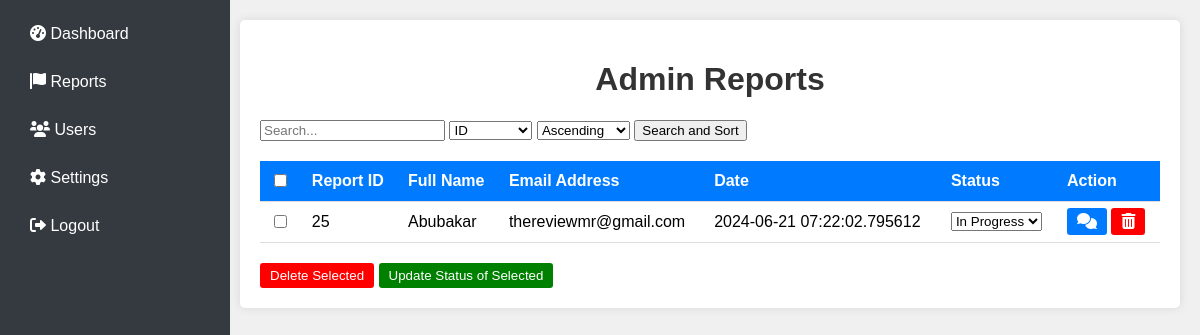
Page /admin/reports (signed in) on the earlier database version.
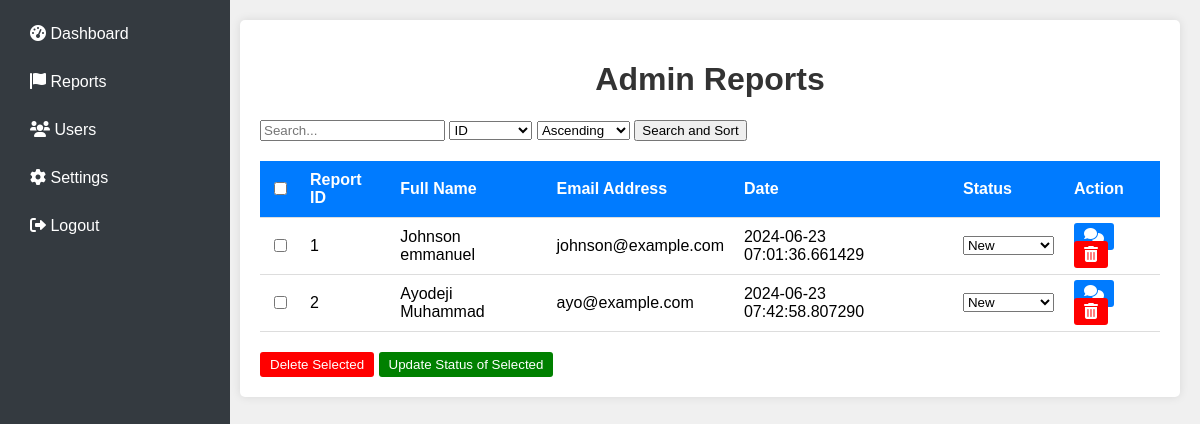
Same page on the later database version.
### app.py (models this page shows)
class Report(db.Model):
    id = db.Column(db.Integer, primary_key=True)
    user_id = db.Column(db.Integer, db.ForeignKey('user.id'), nullable=False)
    chat_log = db.Column(db.Text, nullable=False)
    date = db.Column(db.DateTime, nullable=False, default=datetime.utcnow)
    evidence_filename = db.Column(db.String(200), nullable=True)
    status = db.Column(db.String(50), nullable=False, default='Pending')  # New status column

class User(UserMixin, db.Model):
    id = db.Column(db.Integer, primary_key=True)
    fullname = db.Column(db.String(100), nullable=False)
    email = db.Column(db.String(100), unique=True, nullable=False)
    password = db.Column(db.String(255), nullable=False)  # Increase length
    is_admin = db.Column(db.Boolean, default=False)
    reports = db.relationship('Report', backref='user', lazy=True)

### app.py (the view, shortened to what this page needs)
@app.route('/admin/reports', methods=['GET'])
def admin_reports():
    if 'user_id' not in session:
        return redirect(url_for('login'))
    user_id = session['user_id']
    current_user = User.query.get(user_id)
    if not current_user.is_admin:
        return redirect(url_for('login'))
    search_query = request.args.get('search', '')
    sort_by = request.args.get('sort_by', 'id')
    sort_order = request.args.get('sort_order', 'asc')
    query = Report.query.join(User)
    if sort_by == 'id':
        query = query.order_by(Report.id.desc() if sort_order == 'desc' else Report.id.asc())
    elif sort_by == 'fullname':
        query = query.order_by(User.fullname.desc() if sort_order == 'desc' else User.fullname.asc())
    elif sort_by == 'email':
        query = query.order_by(User.email.desc() if sort_order == 'desc' else User.email.asc())
    elif sort_by == 'date':
        query = query.order_by(Report.date.desc() if sort_order == 'desc' else Report.date.asc())
    reports = query.all()
    return render_template('admin_reports.html', reports=reports, search_query=search_query, sort_by=sort_by, sort_order=sort_order)

### templates/admin_reports.html (shortened to what this page needs)
<!DOCTYPE html>
<html lang="en">
<head>
    <link rel="stylesheet" href="https://cdnjs.cloudflare.com/ajax/libs/font-awesome/6.0.0-beta3/css/all.min.css">
</head>
<body>
    <div class="sidebar">
        <a href="{{ url_for('admin_dashboard') }}"><i class="fas fa-tachometer-alt"></i> Dashboard</a>
        <a href="{{ url_for('admin_reports') }}"><i class="fas fa-flag"></i> Reports</a>
        <a href="{{ url_for('admin_users') }}"><i class="fas fa-users"></i> Users</a>
        <a href="{{ url_for('admin_settings') }}"><i class="fas fa-cog"></i> Settings</a>
        <a href="{{ url_for('logout') }}"><i class="fas fa-sign-out-alt"></i> Logout</a>
    </div>
    <div class="main-content">
        <div class="container">
            <h1>Admin Reports</h1>
            <form method="get" action="{{ url_for('admin_reports') }}">
                <input type="text" name="search" placeholder="Search..." value="{{ search_query }}">
                <select name="sort_by">
                    <option value="id" {% if sort_by == 'id' %}selected{% endif %}>ID</option>
                </select>
                <select name="sort_order">
                    <option value="asc" {% if sort_order == 'asc' %}selected{% endif %}>Ascending</option>
                </select>
                <button type="submit">Search and Sort</button>
            </form>
            <form method="post" action="{{ url_for('bulk_action') }}">
                <table>
                    <thead>
                        <tr>
                            <th><input type="checkbox" id="select-all"></th>
                            <th>Report ID</th>
                            <th>Full Name</th>
                            <th>Email Address</th>
                            <th>Date</th>
                            <th>Status</th>
                            <th>Action</th>
                        </tr>
                    </thead>
                    <tbody>
                        {% for report in reports %}
                        <tr>
                            <td><input type="checkbox" name="selected_reports" value="{{ report.id }}"></td>
                            <td>{{ report.id }}</td>
                            <td>{{ report.user.fullname }}</td>
                            <td>{{ report.user.email }}</td>
                            <td>{{ report.date }}</td>
                            <td>
                                <select name="status_{{ report.id }}">
                                    <option value="New" {% if report.status == 'New' %}selected{% endif %}>New</option>
                                    <option value="In Progress" {% if report.status == 'In Progress' %}selected{% endif %}>In Progress</option>
                                </select>
                            </td>
                            <td>
                                <a href="{{ url_for('admin_view_chat_log', report_id=report.id) }}" class="icon-btn icon-btn-primary"><i class="fas fa-comments"></i></a>
                                <a href="{{ url_for('delete_report', report_id=report.id) }}" class="icon-btn icon-btn-danger"><i class="fas fa-trash-alt"></i></a>
                            </td>
                        </tr>
                        {% endfor %}
                    </tbody>
                </table>
                <div style="margin-top: 20px;">
                    <button type="submit" name="action" value="delete" class="icon-btn icon-btn-danger">Delete Selected</button>
                    <button type="submit" name="action" value="update_status" class="icon-btn icon-btn-success">Update Status of Selected</button>
                </div>
            </form>
        </div>
    </div>
</body>
</html>

### templates/admin_reports.html (style rules this page uses)
body { font-family: Arial, sans-serif; background-color: #f0f0f0; margin: 0; padding: 0; display: flex; }
.sidebar { width: 200px; background-color: #343a40; padding: 15px; height: 100vh; position: fixed; }
.sidebar a { color: white; display: block; padding: 10px 15px; text-decoration: none; margin-bottom: 10px; border-radius: 5px; }
.main-content { margin-left: 220px; padding: 20px; width: calc(100% - 220px); }
.container { background-color: #fff; padding: 20px; border-radius: 5px; box-shadow: 0 0 10px rgba(0, 0, 0, 0.1); }
h1 { text-align: center; color: #333; }
table { width: 100%; border-collapse: collapse; margin-top: 20px; }
th, td { padding: 10px; border-bottom: 1px solid #ddd; text-align: left; }
th { background-color: #007bff; color: #fff; }
.icon-btn { padding: 5px 10px; border: none; border-radius: 3px; color: white; cursor: pointer; transition: background-color 0.3s; }
.icon-btn-primary { background-color: #007bff; }
.icon-btn-danger { background-color: red; }
.icon-btn-success { background-color: green; }

Differences in the rows shown:
removed Report: id "25", user.fullname "Abubakar", user.email "thereviewmr@gmail.com", date "2024-06-21 07:22:02.795612", status+id "In Progress"
added Report: id "1", user.fullname "Johnson emmanuel", user.email "johnson@example.com", date "2024-06-23 07:01:36.661429", id "New"
added Report: id "2", user.fullname "Ayodeji Muhammad", user.email "ayo@example.com", date "2024-06-23 07:42:58.807290", id "New"
